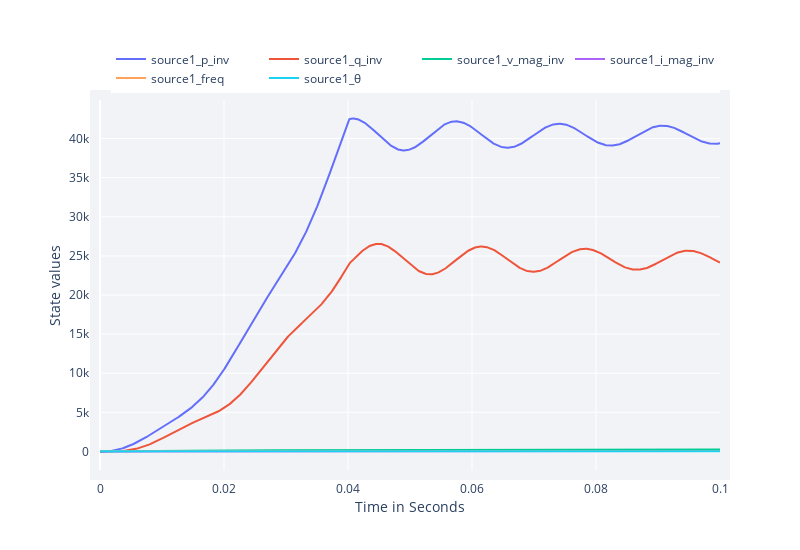

The notebook cell saved with this chart:
### Markdown cell above
_______________________________________________________________________________
### High-Level Plotting

- When sources are classically controlled and the network is a 3 phase system, the user has the option of plotting a number of additional quantities. 
- The only quantities that can be plotted for Reinforcement Learning controllers are those specified through "states_to_plot" and "actions"to_plot".
- The elements of the vectors in the function "plot_hook_result" refer to the _name_ of the classically controlled source which may differ if there are RL sources in the network, e.g. power_p_inv = [1], indicates that the real power of the first _classically_ controlled source should be plotted.

### Code cell
plot_hook_results(hook = hook, 
                    states_to_plot  = [], 
                    actions_to_plot = [],  
                    power_p_inv     = [1], # Real power [Watts]
                    power_q_inv     = [1], # Imaginary power [VAi]
                    v_mag_inv       = [1], # Scaled L₂ norm in αβγ coordinates [V]
                    i_mag_inv       = [1], # Scaled L₂ norm in αβγ coordinates [A]
                    angles          = [1], # Relative angle [degrees]
                    freq            = [1], # Angular velocity [Hz]
                    )

### Figure 1 — Plotly figure (JSON) as saved in the notebook; plotly's stock layout.template omitted (floating-point values rounded to 4 significant figures; data arrays with more than 128 entries replaced by an {"elided": "..."} marker saying what was removed)
{"data": [{"mode": "lines", "name": "source1_p_inv", "type": "scatter", "x": {"elided": "1001 float values"}, "y": {"elided": "1001 float values"}}, {"mode": "lines", "name": "source1_q_inv", "type": "scatter", "x": {"elided": "1001 float values"}, "y": {"elided": "1001 float values"}}, {"mode": "lines", "name": "source1_v_mag_inv", "type": "scatter", "x": {"elided": "1001 float values"}, "y": {"elided": "1001 float values"}}, {"mode": "lines", "name": "source1_i_mag_inv", "type": "scatter", "x": {"elided": "1001 float values"}, "y": {"elided": "1001 float values"}}, {"mode": "lines", "name": "source1_freq", "type": "scatter", "x": {"elided": "1001 float values"}, "y": {"elided": "1001 int values"}}, {"mode": "lines", "name": "source1_θ", "type": "scatter", "x": {"elided": "1001 float values"}, "y": {"elided": "1001 float values"}}], "layout": {"height": 550, "legend": {"orientation": "h", "x": 1, "xanchor": "right", "y": 1.02, "yanchor": "bottom"}, "margin": {"b": 80, "l": 100, "pad": 10, "r": 80, "t": 100}, "plot_bgcolor": "#f1f3f7", "width": 800, "xaxis": {"title": {"text": "Time in Seconds"}}, "yaxis": {"title": {"text": "State values"}}, "yaxis2": {"overlaying": "y", "side": "right", "title": "Action values", "titlefont": {"color": "orange"}}}}
